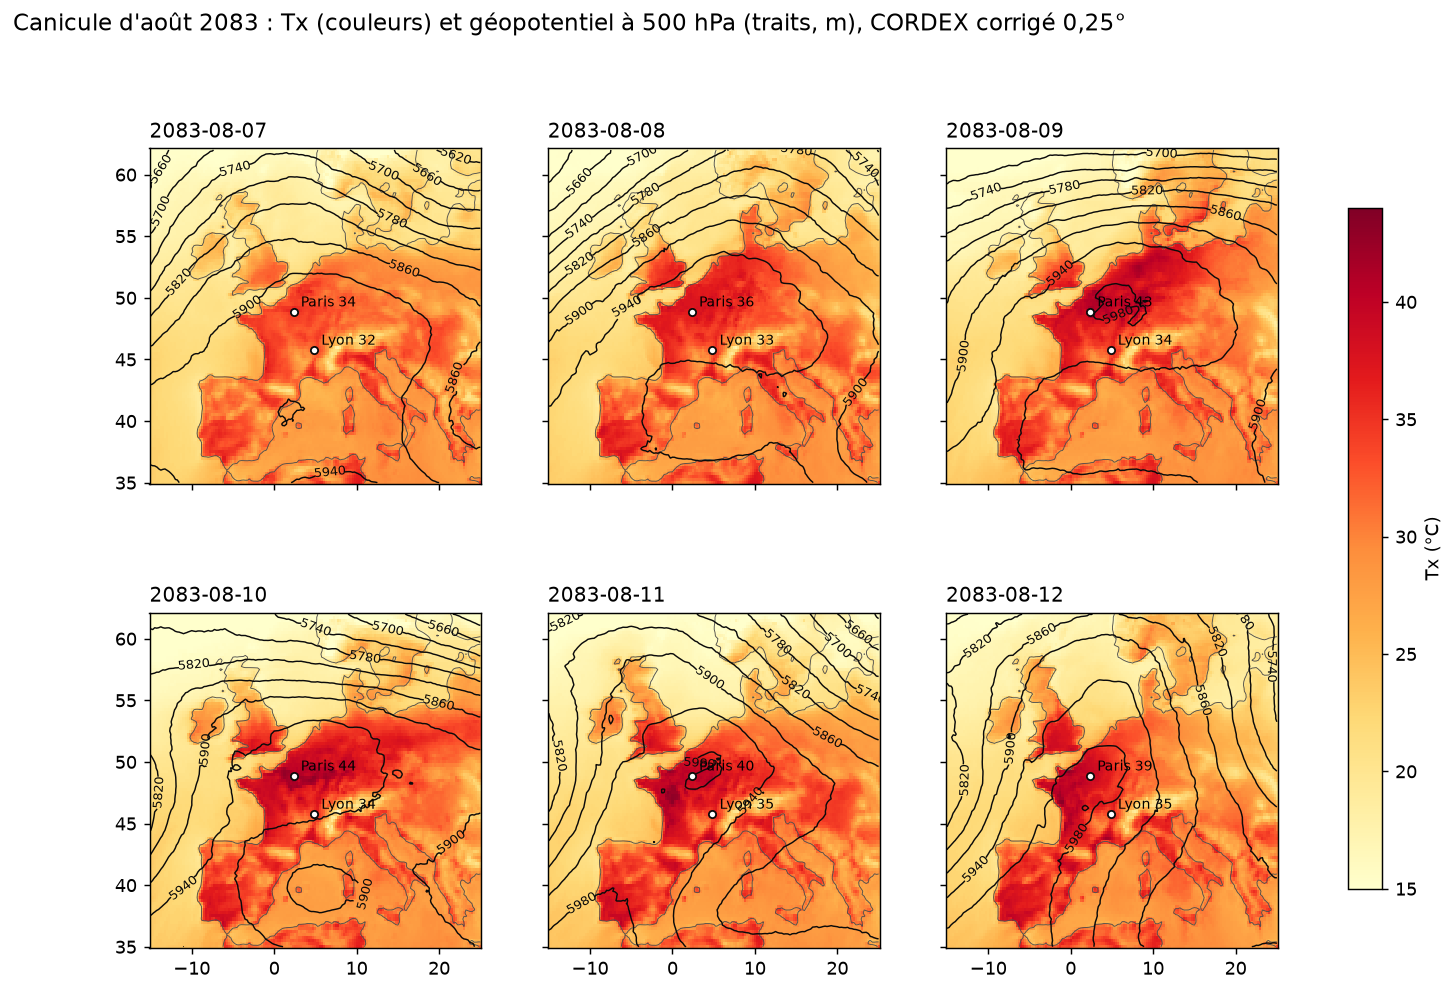

Reproduce this figure in Python.
"""Tx et géopotentiel à 500 hPa, CORDEX corrigé à 0,25°, autour de la canicule parisienne du 10/08/2083."""
import warnings
import matplotlib.pyplot as plt
import numpy as np
import xarray as xr

warnings.filterwarnings("ignore")
A = "/Volumes/LaCie/weather-simulator-app-V2/data"
F = "_EUR-11_ICHEC-EC-EARTH_rcp45_r12i1p1_SMHI-RCA4_v1_day_20830101-20831231.nc"
BOX = dict(latitude=slice(62, 35), longitude=slice(-15, 25))
JOURS = ["2083-08-07", "2083-08-08", "2083-08-09", "2083-08-10", "2083-08-11", "2083-08-12"]
VILLES = {"Paris": (48.86, 2.35), "Lyon": (45.76, 4.84)}

tx = xr.open_dataset(f"{A}/cordex/eur11_025_qdm/tasmax{F}").tasmax.sel(time=JOURS, **BOX)
zg = xr.open_dataset(f"{A}/cordex/eur11_025_qdm/zg500{F}").zg500.sel(time=JOURS, **BOX)
if float(tx.mean()) > 200:
    tx = tx - 273.15
lsm = xr.open_dataset(f"{A}/era5/fixed/lsm_ERA5.nc")
lsm = lsm[list(lsm.data_vars)[0]].squeeze(drop=True).sel(**BOX)

fig, axes = plt.subplots(2, 3, figsize=(14, 8.5), sharex=True, sharey=True)
for ax, j in zip(axes.flat, JOURS):
    m = ax.pcolormesh(tx.longitude, tx.latitude, tx.sel(time=j), cmap="YlOrRd", vmin=15, vmax=44, shading="auto")
    ax.contour(lsm.longitude, lsm.latitude, lsm, levels=[0.5], colors="#52514e", linewidths=0.5)
    cs = ax.contour(zg.longitude, zg.latitude, zg.sel(time=j), levels=np.arange(5500, 6100, 40), colors="#0b0b0b", linewidths=0.8)
    ax.clabel(cs, fmt="%d", fontsize=7)
    for v, (la, lo) in VILLES.items():
        ax.plot(lo, la, "o", ms=4, mfc="white", mec="#0b0b0b")
        ax.annotate(f"{v} {float(tx.sel(time=j, latitude=la, longitude=lo, method='nearest')):.0f}",
                    (lo, la), xytext=(4, 3), textcoords="offset points", fontsize=8)
    ax.set_title(j, loc="left", fontsize=11)
    ax.set_aspect(1 / np.cos(np.deg2rad(48)))
fig.colorbar(m, ax=axes, shrink=0.8, label="Tx (°C)")
fig.suptitle("Canicule d'août 2083 : Tx (couleurs) et géopotentiel à 500 hPa (traits, m), CORDEX corrigé 0,25°",
             x=0.05, ha="left", fontsize=13)
fig.savefig("figures/cartes/canicule_2083.png", dpi=130, bbox_inches="tight")
